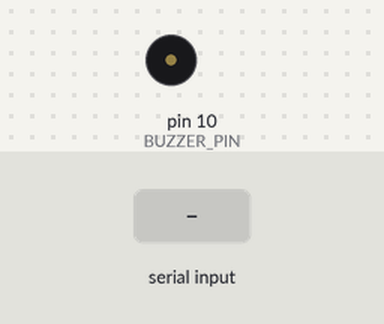
Recording of a sketch running on a simulated Arduino Uno, built with avr-gcc and run on an emulated ATmega328P. On the bench: buzzer (waves = sounding). The inputs (shaded band) are chosen by the test bench. The modem accepts every AT command (registered, SIM ready, sends succeed) and sends nothing else.

Above: at 1.6 s.
1.7 s: "1" received over the second serial link
At 2.9 s:
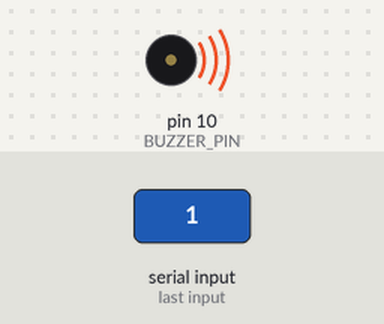
3.2 s: "0" received over the second serial link
At 4.1 s:
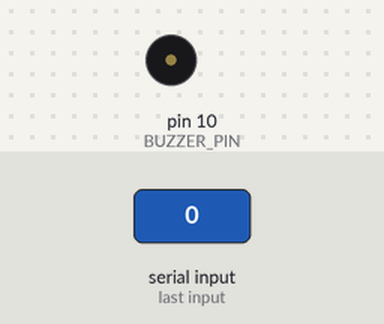
Timing chart, 0 to 6.2 s (numbered marks = the images above; inputs shaded):
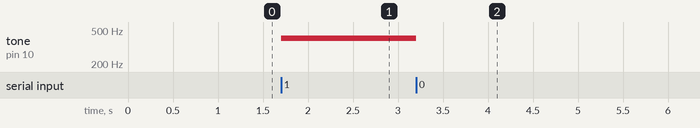

The sketch:

lab11excercisOne.ino
```cpp
#include <SoftwareSerial.h>

#define BLE_RX_PIN 8     // Connect BLE module TX pin to Arduino pin 2
#define BLE_TX_PIN 9     // Connect BLE module RX pin to Arduino pin 3
#define BUZZER_PIN 10    // Buzzer connected to pin 9

int buzzerFrequency = 400; // Initial frequency for the buzzer

SoftwareSerial mySerial(8,9);  //TX is on pin8 and RX on pin 9
void setup()
{
mySerial.begin(9600);
Serial.begin(9600);
delay(100);

mySerial.write("AT\r\n");  //put HM10 in AT command mode
delay(100);
mySerial.write("AT+NAME williamoates\r\n");  //Name our HM10 something so as to not interfere with others
delay(100);
mySerial.write("AT+NAME\r\n");  //Verify new name
delay(100);
mySerial.write("AT+RESET\r\n");  //reset HM10 so new name will take effect


}

/* This loop allows you to input any AT commands. But after a BLE connection you can't send AT commands.
  You can modify this loop to look for characters from your BLE phone app and to send data to your
  phone app
  */
void loop() {
  if (mySerial.available()) { // Check if data is available to read from BLE module
    char receivedChar = mySerial.read(); // Read the incoming byte from BLE module
    if (receivedChar == '1') { // If '1' is received, turn on Buzzer
      tone(BUZZER_PIN, buzzerFrequency); // Play a tone with current frequency
      mySerial.println("Buzzer turned on");
    } else if (receivedChar == '0') { // If '0' is received, turn off Buzzer
      noTone(BUZZER_PIN); // Stop playing tone
      mySerial.println("Buzzer turned off");
    } else if (receivedChar == 'F') { // If 'F' is received, adjust buzzer frequency
      buzzerFrequency = getFrequencyFromBluetooth(); // Get frequency value from Bluetooth
      mySerial.print("Buzzer frequency set to: ");
      mySerial.println(buzzerFrequency);
      // If the buzzer is already on, update the frequency
      if (digitalRead(BUZZER_PIN) == HIGH) {
        tone(BUZZER_PIN, buzzerFrequency);
      }
    }
  }
}
int getFrequencyFromBluetooth() {
  int frequency = 0;

  return frequency;
}
```

Measured:
- after the input at 1.7 s, tone on pin 10 (BUZZER_PIN): silent → 400 Hz at once
- after the input at 3.2 s, tone on pin 10 (BUZZER_PIN): 400 Hz → silent at once
